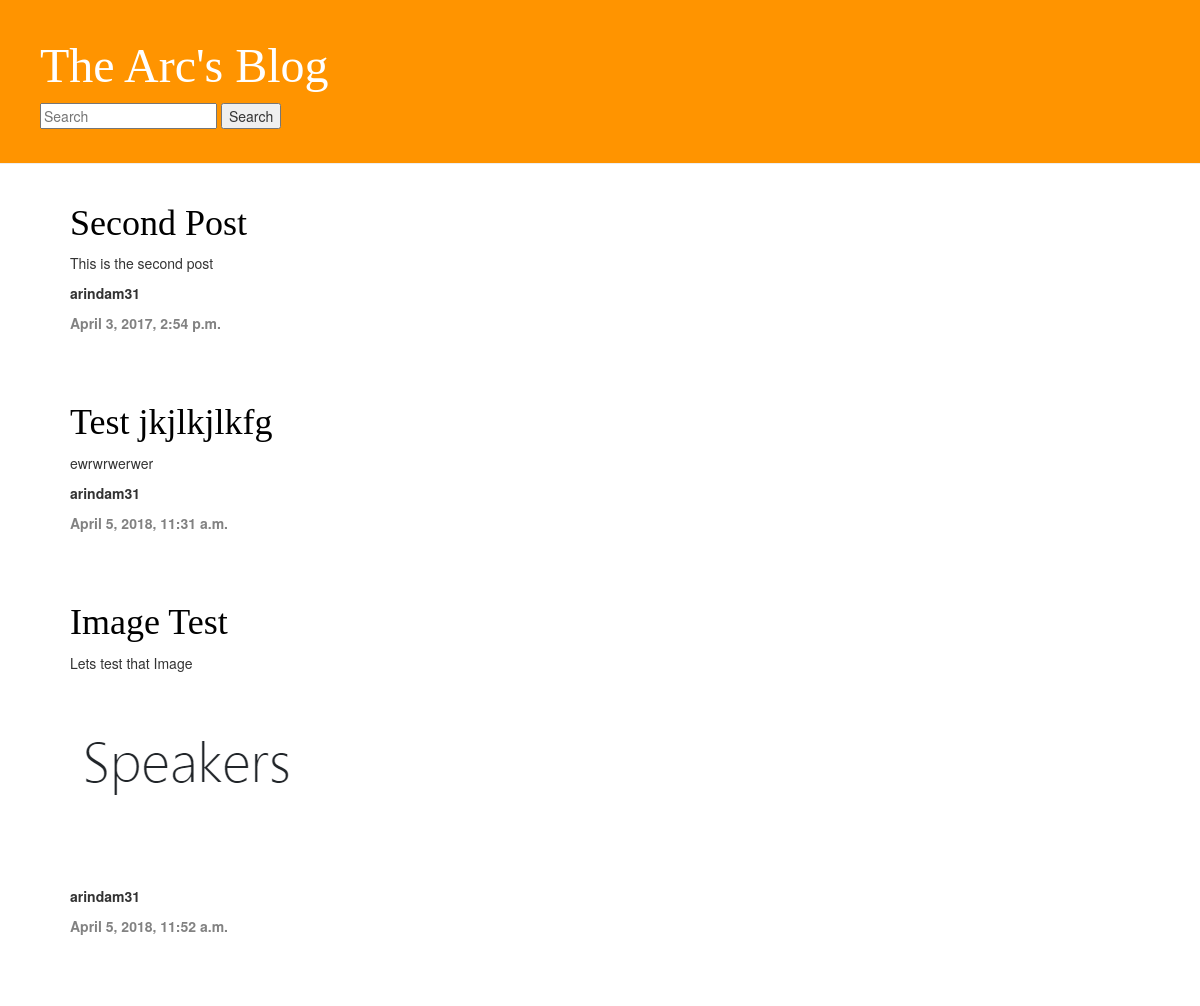
The page / on the database its author committed.
### blog/models.py (models this page shows, shortened)
class Post(models.Model):
	author = models.ForeignKey('auth.User', on_delete=models.CASCADE)
	title = models.CharField(max_length=200)
	text = RichTextField()
	created_date = models.DateTimeField(default=timezone.now)
	published_date = models.DateTimeField(blank=True, null=True)
	published = models.BooleanField(default=False)
	likes = models.PositiveIntegerField(default=0)

### blog/views.py (the view)
# urls.py: url(r'^$', views.post_list, name='post_list'),
def post_list(request):
    if not request.user.is_staff or not request.user.is_superuser:
        posts = models.Post.objects.filter(published=True, created_date__lte=timezone.now()).order_by('published_date')
    else:
        posts = models.Post.objects.filter(created_date__lte=timezone.now()).order_by('published_date')
    return render(request, 'blog/post_list.html', {'posts':posts})

### blog/templates/blog/post_list.html
{% extends 'blog/base.html' %}
{% block content %}
    {% if posts %}
        {% for post in posts %}
            <div class="post">
		    <h1><a href="{% url 'post_details' post.pk %}">{{ post.title }}</a> </h1>
                <p>{{ post.text| safe | linebreaksbr }} </p>
                <p><strong>{{ post.author }}</strong></p>
                <div class="date">
                    <p><strong>{{ post.created_date }}</strong></p>
                </div>
            </div>
        {% endfor %}
    {% endif %}
{% endblock %}

### blog/static/css/blog.css (style rules this page uses)
body { padding-left: 0px; }
h1 a { color: #FCA205; }
h1, h2, h3, h4 { font-family: 'Calibri', cursive; }
.date { color: #828282; }
.post { margin-bottom: 70px; padding-left: 15px; }
.post h1 a, .post h1 a:visited { color: #000000; }

### rows shown on the page
Post: title "Second Post", text "This is the second post", author "arindam31", created_date "April 3, 2017, 2:54 p.m."
Post: title "Test jkjlkjlkfg", text "ewrwrwerwer", author "arindam31", created_date "April 5, 2018, 11:31 a.m."
Post: title "Image Test", text "Lets test that Image", text (picture), author "arindam31", created_date "April 5, 2018, 11:52 a.m."
